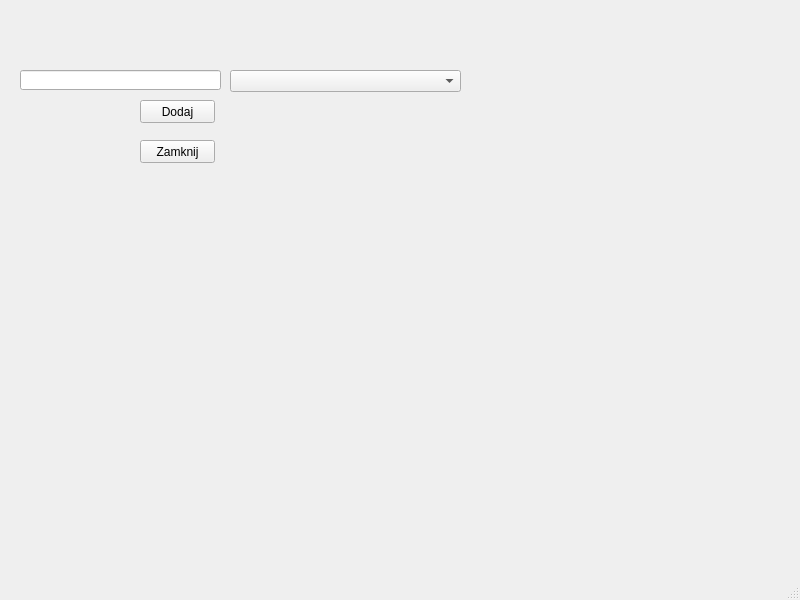
<?xml version="1.0" encoding="UTF-8"?>
<ui version="4.0">
 <class>UrzadzeniaDodajModel</class>
 <widget class="QMainWindow" name="UrzadzeniaDodajModel">
  <property name="geometry">
   <rect>
    <x>0</x>
    <y>0</y>
    <width>800</width>
    <height>600</height>
   </rect>
  </property>
  <property name="windowTitle">
   <string>Dodaj Model Urządzenia</string>
  </property>
  <widget class="QWidget" name="centralwidget">
   <widget class="QComboBox" name="comboBoxDodajModel">
    <property name="geometry">
     <rect>
      <x>230</x>
      <y>70</y>
      <width>231</width>
      <height>22</height>
     </rect>
    </property>
   </widget>
   <widget class="QPushButton" name="pushButton">
    <property name="geometry">
     <rect>
      <x>140</x>
      <y>100</y>
      <width>75</width>
      <height>23</height>
     </rect>
    </property>
    <property name="text">
     <string>Dodaj</string>
    </property>
   </widget>
   <widget class="QLineEdit" name="lineEditDodajModel">
    <property name="geometry">
     <rect>
      <x>20</x>
      <y>70</y>
      <width>201</width>
      <height>20</height>
     </rect>
    </property>
   </widget>
   <widget class="QPushButton" name="pushButton_2">
    <property name="geometry">
     <rect>
      <x>140</x>
      <y>140</y>
      <width>75</width>
      <height>23</height>
     </rect>
    </property>
    <property name="text">
     <string>Zamknij</string>
    </property>
   </widget>
  </widget>
  <widget class="QMenuBar" name="menubar">
   <property name="geometry">
    <rect>
     <x>0</x>
     <y>0</y>
     <width>800</width>
     <height>21</height>
    </rect>
   </property>
  </widget>
  <widget class="QStatusBar" name="statusbar"/>
 </widget>
 <resources/>
 <connections/>
</ui>
